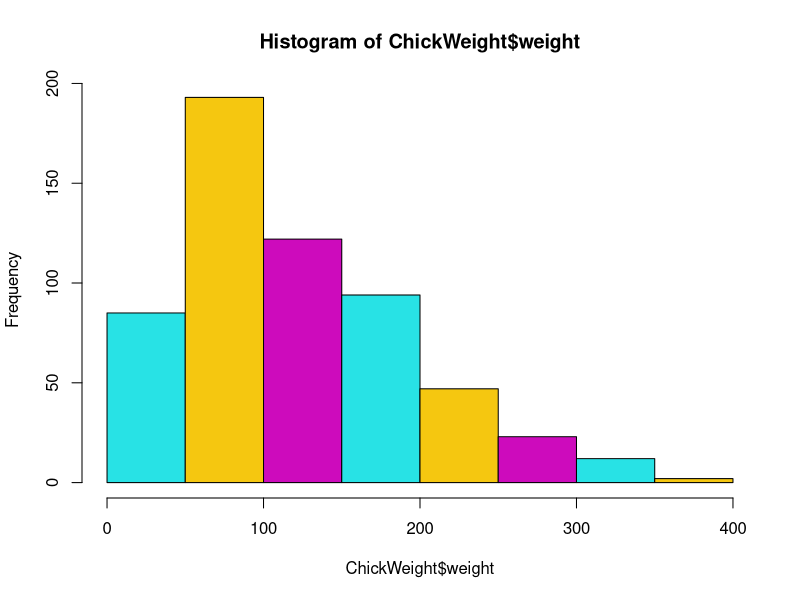
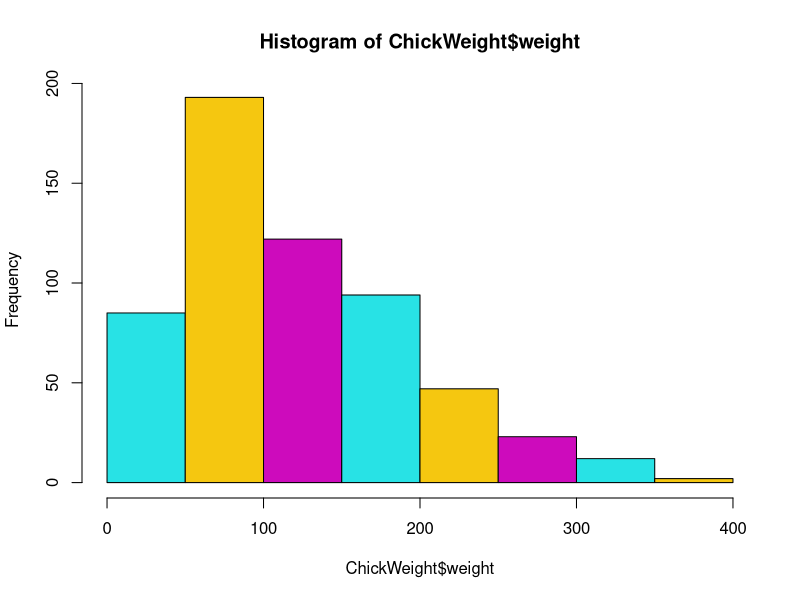
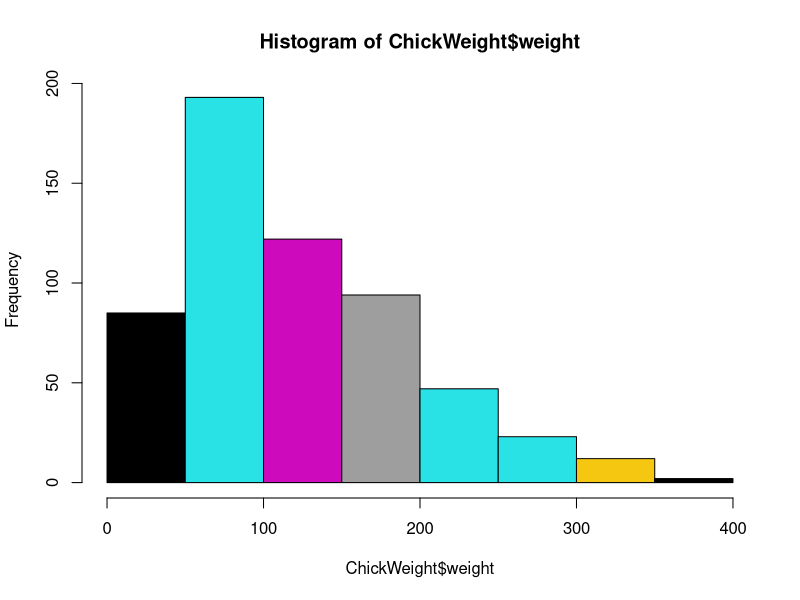
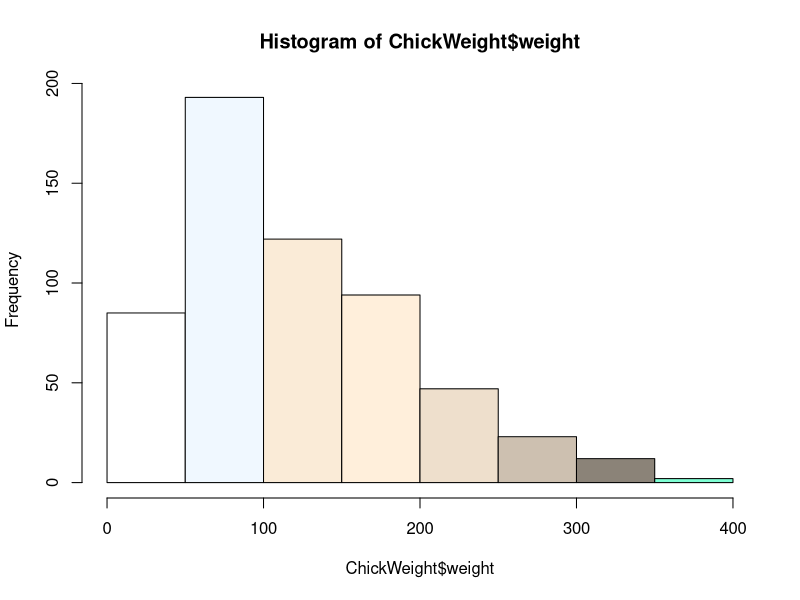

Write the R code that produced these figures, in order.
# Copyright Mark Niemann-Ross, 2017
# Author: Mark Niemann-Ross. mark.niemannross@gmail.com
# LinkedIn: https://www.linkedin.com/in/markniemannross/
# Github: https://github.com/mnr
# More Learning: http://niemannross.com/link/mnratlil
# Description: Example file for colors

# main idea - I need some colors that won't hurt my eyes

colors() # returns a vector of color names. Useless

colors()[1:3]

# colorRamp is more useful
# returns a function that returns ONE color based on input
mycolors <- colorRamp(c(colors()[1:10]))

mycolors(.3) # argument between 0 and 1

hist(ChickWeight$weight, col = mycolors(.5))
# curious - why three colors? Because these are the RGB values.
# equivalent to...
hist(ChickWeight$weight, col = c(221.5, 207.5, 190))

# one way to get multiple values from colorramp
mycolors(c(.1,.3,.9))
hist(ChickWeight$weight, col = mycolors(c(.1,.3,.9)))


# or... define with colorRampPalette...
mycolorspal <- colorRampPalette(c(colors()[1:10]))

mycolorspal(10)

hist(ChickWeight$weight, col = mycolorspal(10))

